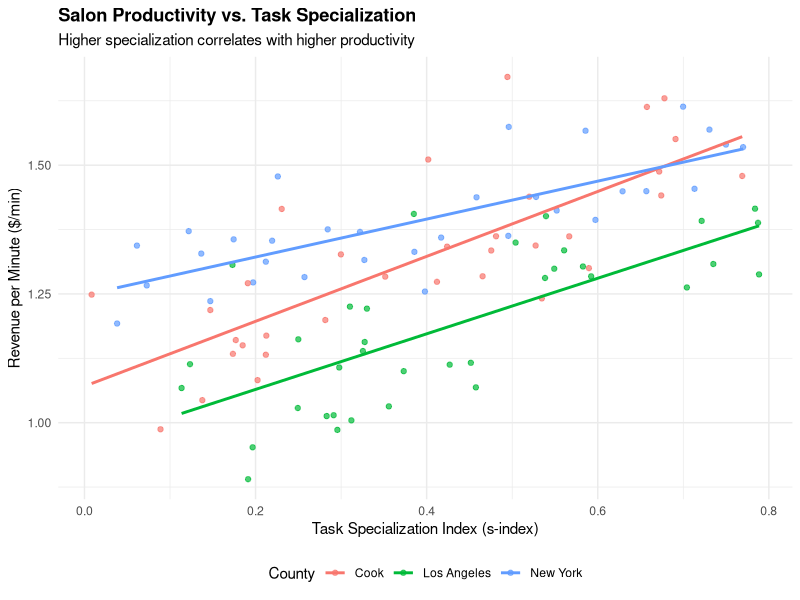

The R source for this figure: (Note: this script raises an error after producing the figure.)
library(ggplot2)
library(dplyr)
library(reshape2)
library(tidyr)  # Add tidyr for pivot_wider function

# Create a directory for the plots if it doesn't exist
# Make sure we use an absolute path
plots_dir <- file.path(getwd(), "examples", "plots")
dir.create(plots_dir, showWarnings = FALSE, recursive = TRUE)

# Generate example data
set.seed(123)
n_points <- 100

data <- data.frame(
  salon_id = 1:n_points,
  county = sample(c("Cook", "New York", "Los Angeles"), n_points, replace = TRUE),
  s_index = runif(n_points, 0, 0.8),
  productivity = NA
)

# Create a relationship between s-index and productivity with some noise
data$productivity <- 1 + 0.5 * data$s_index + rnorm(n_points, 0, 0.1)

# Add county-specific effects
data$productivity[data$county == "Cook"] <- data$productivity[data$county == "Cook"] + 0.1
data$productivity[data$county == "New York"] <- data$productivity[data$county == "New York"] + 0.2

# Create the plot
p1 <- ggplot(data, aes(x = s_index, y = productivity, color = county)) +
  geom_point(alpha = 0.7) +
  geom_smooth(method = "lm", se = FALSE) +
  labs(
    title = "Salon Productivity vs. Task Specialization",
    subtitle = "Higher specialization correlates with higher productivity",
    x = "Task Specialization Index (s-index)",
    y = "Revenue per Minute ($/min)",
    color = "County"
  ) +
  theme_minimal() +
  theme(
    plot.title = element_text(face = "bold"),
    legend.position = "bottom"
  )

# Save the plot
ggsave(file.path(plots_dir, "productivity_vs_specialization.png"), p1, width = 8, height = 6, dpi = 300)

# Create counterfactual data
counterfactual_data <- data.frame(
  county = c("Cook", "New York", "Los Angeles"),
  scenario = c("Baseline", "Reallocation", "Reorganization"),
  value = c(1, 1, 1)  # Starting values
)

# Add productivity changes
counterfactual_data <- rbind(
  counterfactual_data,
  data.frame(
    county = rep(c("Cook", "New York", "Los Angeles"), each = 2),
    scenario = rep(c("Reallocation", "Reorganization"), 3),
    value = c(1.006, 1.018, 1.015, 1.015, 0.998, 1.022)
  )
)

# Convert to wide format for plotting
cf_data_wide <- pivot_wider(counterfactual_data, names_from = scenario, values_from = value)

# Create a grouped bar chart
cf_data_long <- pivot_longer(cf_data_wide, 
                            cols = -county, 
                            names_to = "scenario", 
                            values_to = "productivity")

p2 <- ggplot(cf_data_long, aes(x = county, y = productivity, fill = scenario)) +
  geom_bar(stat = "identity", position = position_dodge(width = 0.9), width = 0.8) +
  geom_hline(yintercept = 1, linetype = "dashed", color = "gray50") +
  labs(
    title = "Immigration Effects on Productivity",
    subtitle = "Comparing reallocation vs. reorganization equilibria",
    x = "County",
    y = "Productivity (Relative to Baseline)",
    fill = "Scenario"
  ) +
  scale_y_continuous(labels = scales::percent, limits = c(0.98, 1.04)) +
  theme_minimal() +
  theme(
    plot.title = element_text(face = "bold"),
    legend.position = "bottom",
    axis.text.x = element_text(angle = 0, hjust = 0.5)
  )

# Save the second plot
ggsave(file.path(plots_dir, "immigration_effects.png"), p2, width = 8, height = 6, dpi = 300)

cat("Example plots have been generated in the '", plots_dir, "' directory\n", sep="")
